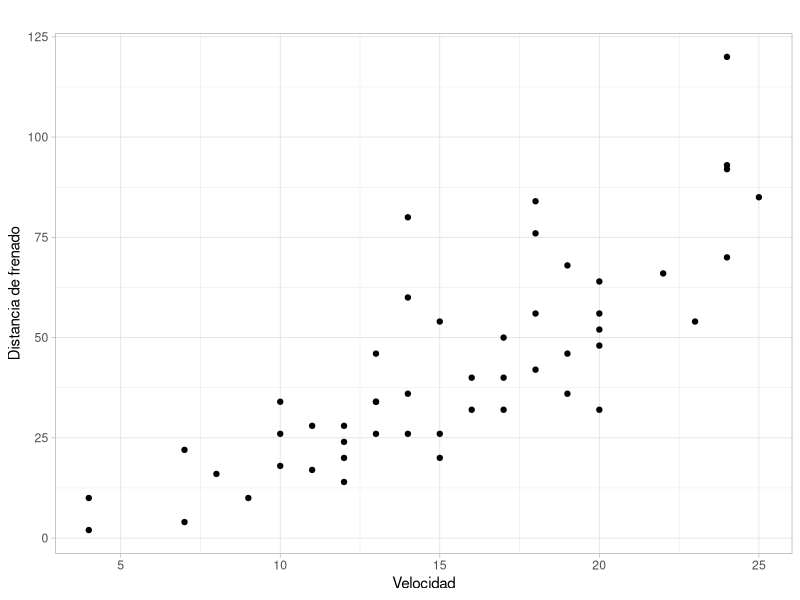
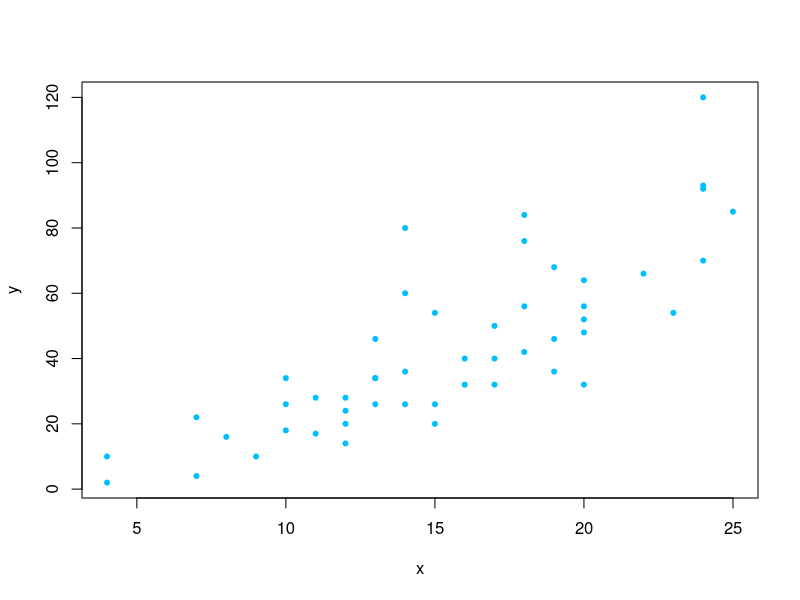

Reproduce these figures in R, in order. (Note: this script raises an error after producing the figures.)
library(ggplot2)

#cargo los datos
datos<-cars

#defino las variables
x<-datos$speed #velocidad del auto
y<-datos$dist #distancia requerida de frenado

#grafico bonitos
ggplot(data=datos)+ 
  geom_point(aes(x=speed, y=dist))+
  labs(title="",
       x="Velocidad", 
       y = "Distancia de frenado")+
  theme_light()

#grafico mas facil
plot(x,y,pch=20, col="deepskyblue")


x_raya<-mean(x) #promedio de los elementos de x
s_x<-sd(x) #devio estandar muestral

#estimar beta0 y beta1


X<-cbind(rep(1,length(x)),x)


t(X) #transpuesta de X
X%*%X #producto entre matrices
solve(X) # te da la inversa 

beta_sombrero<-solve(t(X)%*%X)%*%t(X)%*%y

beta_sombrero[1] #elemento 1 del vector

#modelo ajustado
# y_sombrero = -17.579 + 3.93* x

plot(x,y,pch=20,col="deepskyblue")
#grafico mi recta predicha
y_sombrero<-beta_sombrero[1]+beta_sombrero[2]*x
lines(x,y_sombrero,col="chocolate" )

points(x[10],y[10],col="red")

#otra forma de hacer la recta
abline(beta_sombrero[1],beta_sombrero[2],col="Forestgreen")

#o directamente
abline(beta_sombrero)

#lo que pide el ejercicio
predichos<--17.579 + 3.93* x
points(x,predichos,col="chocolate",pch=20)


#con ggplot2
datos2<-data.frame(cbind(datos,y_sombrero))
ggplot(data=datos2)+ 
  geom_point(aes(x=speed, y=dist))+
  geom_line(aes(x=speed,y=y_sombrero),col="Firebrick")+
  labs(title="",
       x="Velocidad", 
       y = "Distancia de frenado")+
  theme_light()

#estimamos la varianza
S2<-t(y-y_sombrero)%*%(y-y_sombrero)/(50-2)

# de otra forma
s2<-sum((y-predichos)^2)/(length(x)-2)

sqrt(S2)


# ahora la versión corta

ajuste<-lm(y~x)
ajuste
summary(ajuste)

# que hay en ajuste?
names(ajuste)

# que hay en el resumen de ajuste?
names(summary(ajuste))

# como saco la estimacion del sigma de la salida
summary(ajuste)$sigma

#como puedo sacar cada beta sombrero 
beta_som_0<-ajuste$coefficients[1]

